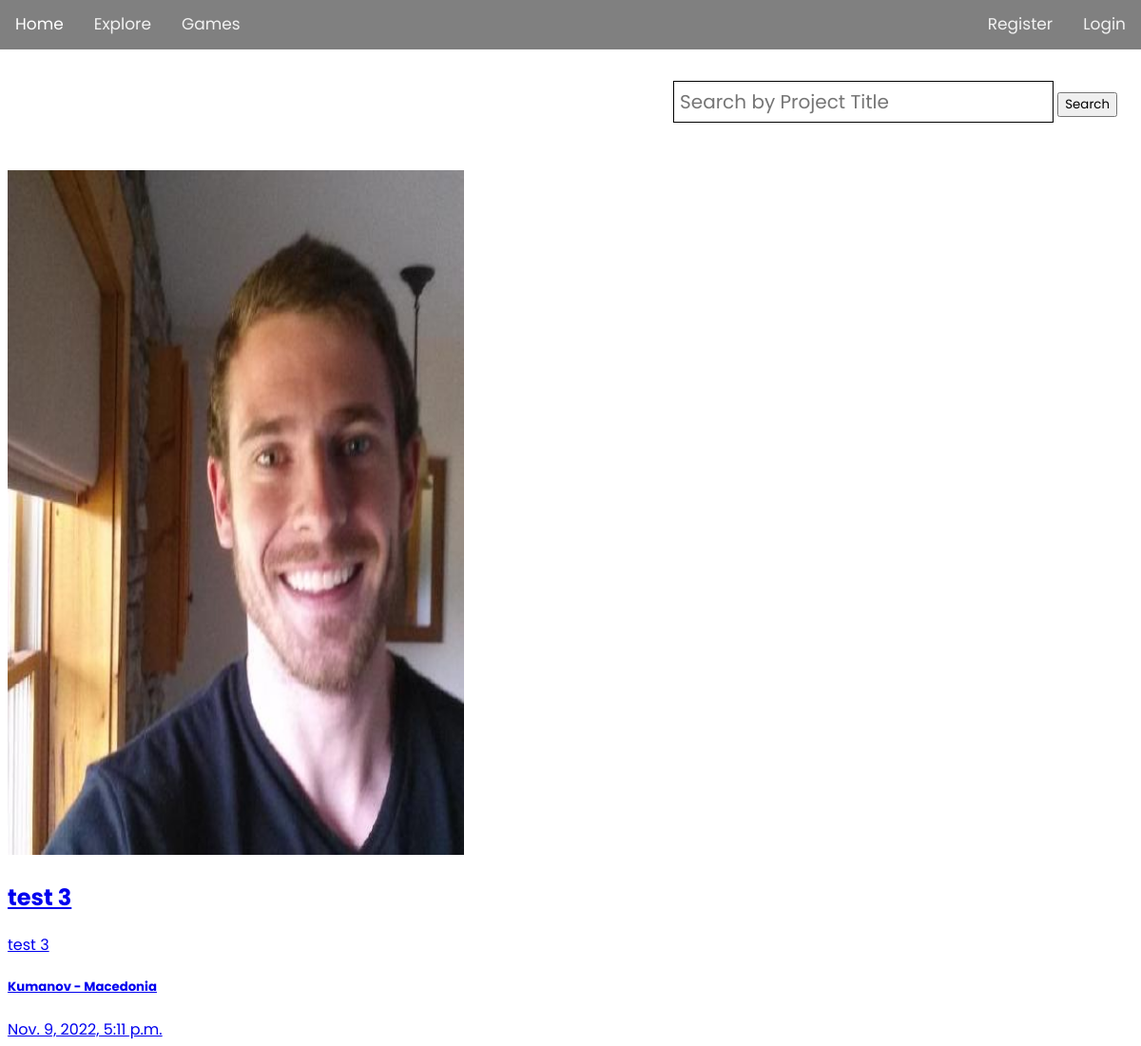
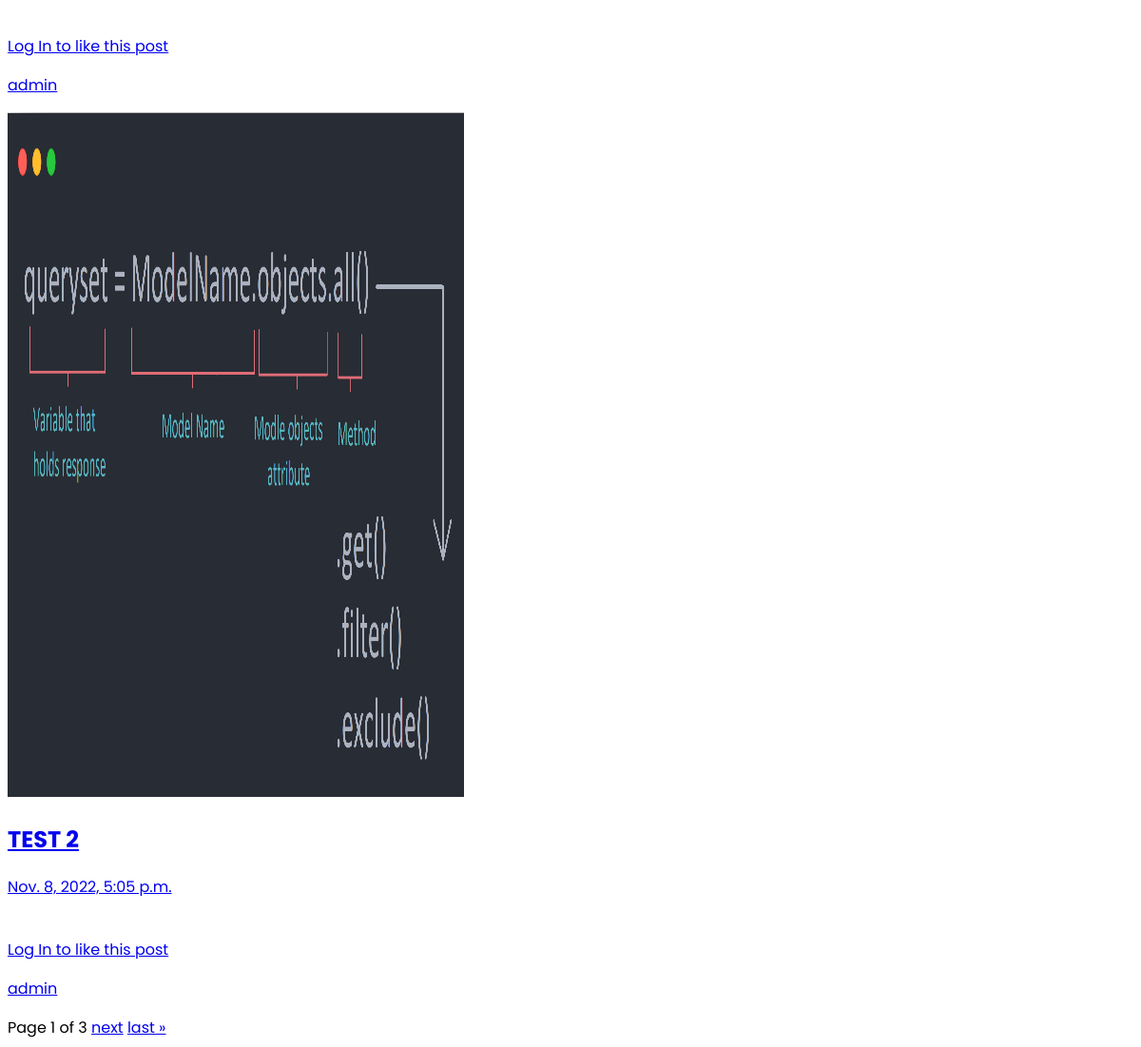
The app's page /, older data (2 pictures, top to bottom).
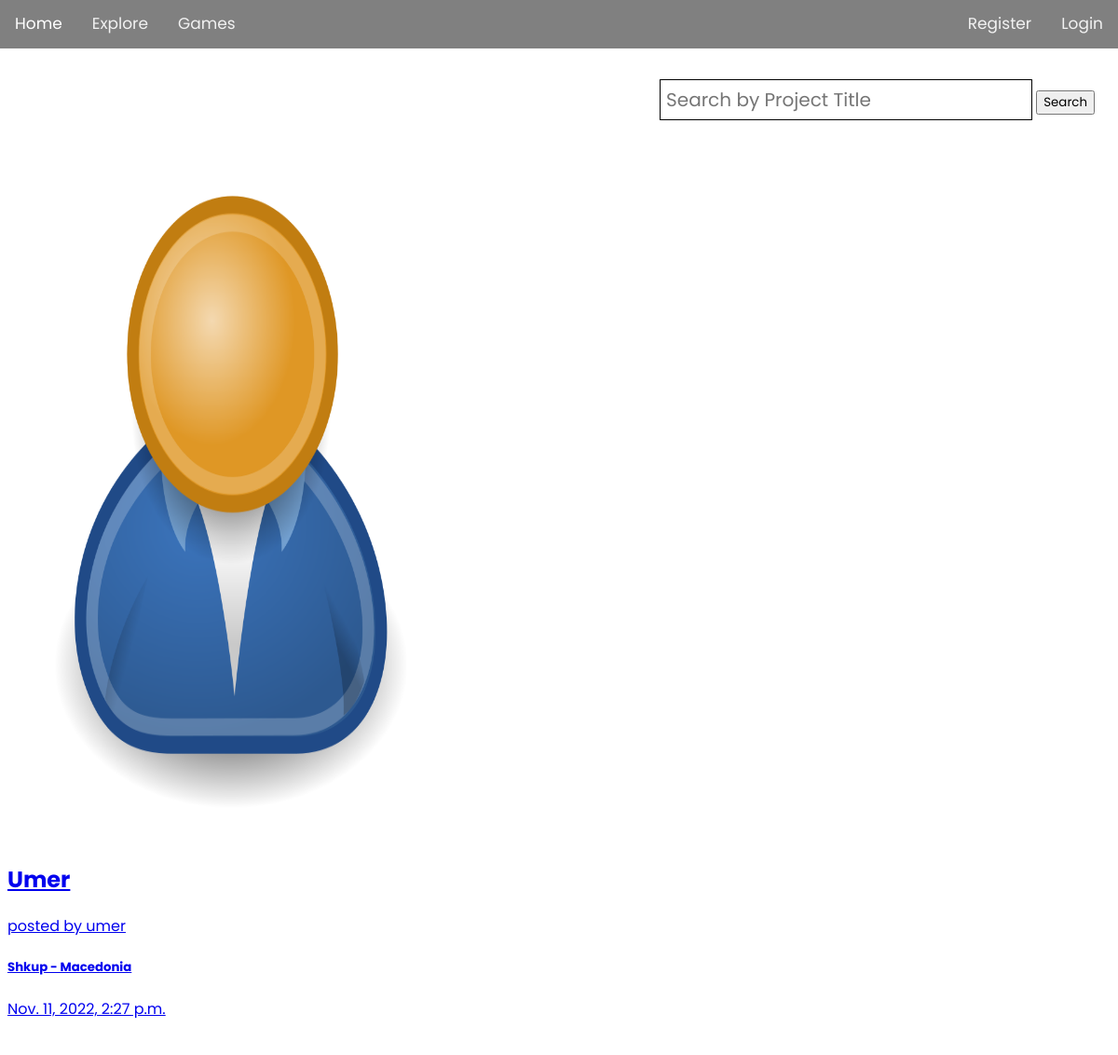
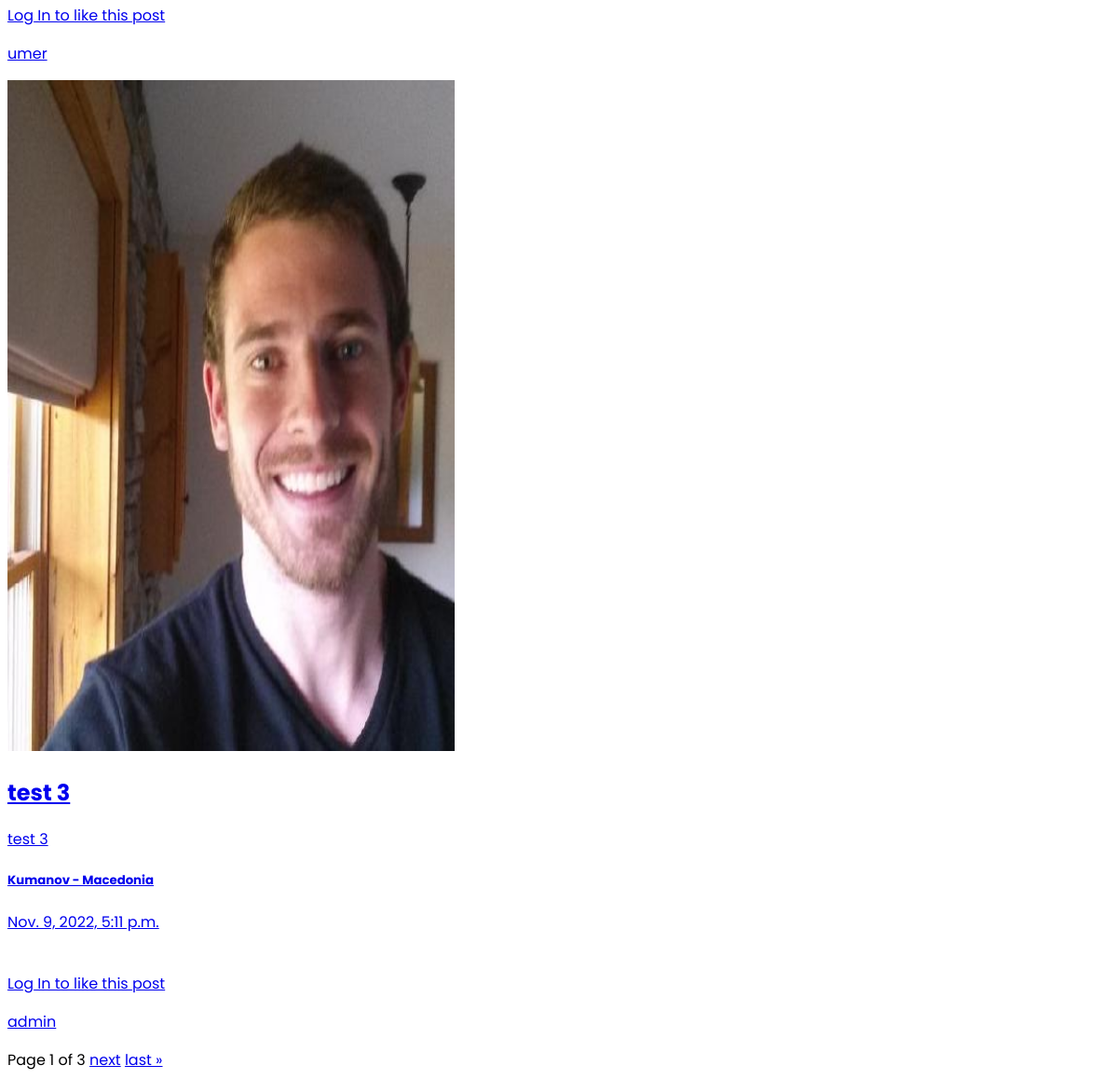
The same page, newer data (2 pictures, top to bottom).
### posts/models.py (models this page shows, shortened)
class Posts(models.Model):
    owner = models.ForeignKey(Profile , on_delete=models.CASCADE)
    title = models.CharField(max_length=255)
    caption = models.TextField(blank=True , null=True)
    location = models.ForeignKey('Location' , on_delete=models.CASCADE,blank=True , null=True)
    post_image = models.ImageField(default='')
    likes = models.IntegerField(default=0)
    comments = models.ForeignKey('Comment',on_delete=models.CASCADE,null=True,blank=True)
    created = models.DateTimeField(auto_now_add = True)
    id = models.UUIDField(default=uuid.uuid4 , unique=True ,
                        primary_key=True , editable=False)
    class Meta:
        ordering = ['-created']

class Location(models.Model):
    city = models.CharField(max_length=255,blank=True , null=True)
    country = models.CharField(max_length=255,blank=True , null=True)
    created = models.DateTimeField(auto_now_add = True)
    id = models.UUIDField(default=uuid.uuid4 , unique=True ,
                        primary_key=True , editable=False)
    def __str__(self):
        return f'{self.city} - {self.country}'

### users/models.py (models this page shows)
class Profile(models.Model):
    user = models.OneToOneField(User , on_delete=models.CASCADE)
    username = models.CharField(max_length = 25 , unique=True)
    email = models.EmailField(blank=True , null=True)
    name = models.CharField(max_length=30 , blank=True , null=True)
    profile_image = models.ImageField(blank=True , null=True, upload_to='profiles/', default='images/profiles/user-default.png')
    bio = models.TextField(blank=True , null=True)
    created = models.DateTimeField(auto_now_add = True)
    id = models.UUIDField(default=uuid.uuid4 , unique=True ,
                        primary_key=True , editable=False)
    def __str__(self):
        return self.username

### posts/views.py (the view)
# urls.py: path('',views.index , name='index'),
def index(request):
    search_query = ''
    if request.GET.get('search_query'): # 'search_query' emri i inputit name
        search_query = request.GET.get('search_query')
    posts = Posts.objects.distinct().filter(
        Q(title__icontains=search_query) |
        Q(caption__icontains = search_query) |
        Q(owner__name__icontains=search_query)
    )
    paginator = Paginator(posts , 2)
    page_number = request.GET.get('page')
    page_obj = paginator.get_page(page_number)
    next = request.GET.get('next' , '/')
    context = {
        'posts':posts,
        'paginator':paginator,
        'page_obj':page_obj,
        'search_query':search_query,
    }
    return render(request , 'index.html',context)

### templates/index.html (shortened to what this page needs)
{% extends 'main.html' %}
{% block content %}
    {% for post in page_obj %}
    <a href="{% url 'singlePost' post.id %}">
        <img src="{{post.post_image.url}}" width=480 height="720" />
        <h2>{{post.title}}</h2>
        {% if post.caption %}
        <p>{{post.caption}}</p>
        {% endif %}
        {% if post.location %}
        <h5>{{post.location}}</h5>
        {% endif %}
        <p>{{post.created}}</p>
        <br>
        {% if post.owner == request.user.profile %}
            <p>You cant like your own post</p>
        {% else %}
            {% if request.user.is_authenticated %}
            <form method="POST" action="?search_query={{search_query}}&page={{page}}">
                {% csrf_token %}
                <a name="next" href="{% url 'like' post.id %}">Like {{post.likes}}</a>
            </form>
            {% else %}
                <a href="{% url 'login' %}">Log In to like this post </a>
            </a>
            {% endif %}
        {% endif %}
        <p><a href="{% url 'profile' post.owner.id %}">{{post.owner}}</a></p>
    {% endfor %}
    <div class="pagination">
        <span class="step-links">
            <span class="current">
                Page {{ page_obj.number }} of
                {{ page_obj.paginator.num_pages }}
            </span>
            {% if page_obj.has_next %}
                <a href="?search_query={{search_query}}&page={{ page_obj.next_page_number }}">next</a>
                <a href="?search_query={{search_query}}&page={{ page_obj.paginator.num_pages}}">
                    last &raquo;
                </a>
            {% endif %}
        </span>
    </div>
{% endblock content %}

### templates/main.html (shortened to what this page needs)
{% load static %}
<!DOCTYPE html>
<html lang="en">
<head>
    <link rel="stylesheet" href="{% static 'styles/navbar.css' %}">
    <link rel="stylesheet" href="{% static 'styles/main.css' %}">
    <link rel="stylesheet" type="text/css" href="{% static '/styles/sidepanel.css' %}">
    <link rel="stylesheet" href="https://cdnjs.cloudflare.com/ajax/libs/font-awesome/4.7.0/css/font-awesome.min.css">
</head>
<body>
    {% include 'navbar.html' %}
    <br>
    <div class="searchbar">
        <form action="" method="GET">
            <input class="input input--text" id="formInput#search" type="text" name="search_query"
                value="{{search_query}}" placeholder="Search by Project Title" />
            <input class="btn btn--sub btn--lg" type="submit" value="Search" />
        </form>
    </div>
    <br><br>
    {% block content %}
    {% endblock content %}
</body>
</html>

### templates/navbar.html
{% load static %}
<header class="wrapper">
    <div class="topnav">
        <a class="active" href="/">Home</a>
        <a href="">Explore</a>
        <a href="">Games</a><div class="hero-section__search">
        <div class="login">
            {% if user.is_authenticated %}
                <a class="create" href="create/">Create</a>
                {% if user.profile.id %}
                    <div id="mySidenav" class="sidenav">
                        <p>Welcome {{ user.username }}</p>
                        <a href="javascript:void(0)" class="closebtn" onclick="closeNav()">&times;</a>
                        <a href="{% url 'profile' user.profile.id %}">Profile</a>
                        <a href="">SETTINGS</a>
                        <a href="{% url 'edit-profile' %}">Edit Profile</a>
                        <a class="nav-link" href="{% url 'logout' %}">Logout</a>
                      </div>
                    <span onclick="openNav()">
                        {% if user.profile.profile_image %}
                        <img src="{{ user.profile.profile_image.url }}" width="50" height="50">
                        {% else %}
                        <img src="{% static 'GProfile/images/pfp.jpg' %}" class="rounded-circle" width="50" height="50">
                        {% endif %}
                    </span>
                {% endif %}
            {% else %}
                <a class="nav-link" href="{% url 'register' %}">Register</a>
                <a class="nav-link" href="{% url 'login' %}">Login</a>
            {% endif %}
</div>
</header>

### static/styles/navbar.css (style rules this page uses)
.topnav { background-color: gray; overflow: hidden; margin-top: -10px; margin-left: -8px; margin-right: -8px; }
.topnav a { float: left; color: #f2f2f2; text-align: center; padding: 14px 16px; text-decoration: none; font-size: 17px; }
.login { float: right; }
.topnav a.active { color: white; }
* { font-family: 'Poppins', sans-serif; }

### static/styles/main.css (style rules this page uses)
.searchbar { overflow: hidden; margin-left: 700px; }
.searchbar input[type=text] { padding: 6px; margin-top: 8px; font-size: 20px; border: 1px solid black; }

Row changes from the older to the newer data that the page shows:
no longer on this page (row unchanged): Posts: post_image (picture), title "TEST 2", created "Nov. 8, 2022, 5:05 p.m.", shows "Log In to like this post", owner "admin"
added Posts: post_image (placeholder picture), title "Umer", caption "posted by umer", location "Shkup - Macedonia", created "Nov. 11, 2022, 2:27 p.m.", shows "Log In to like this post", owner "umer"
